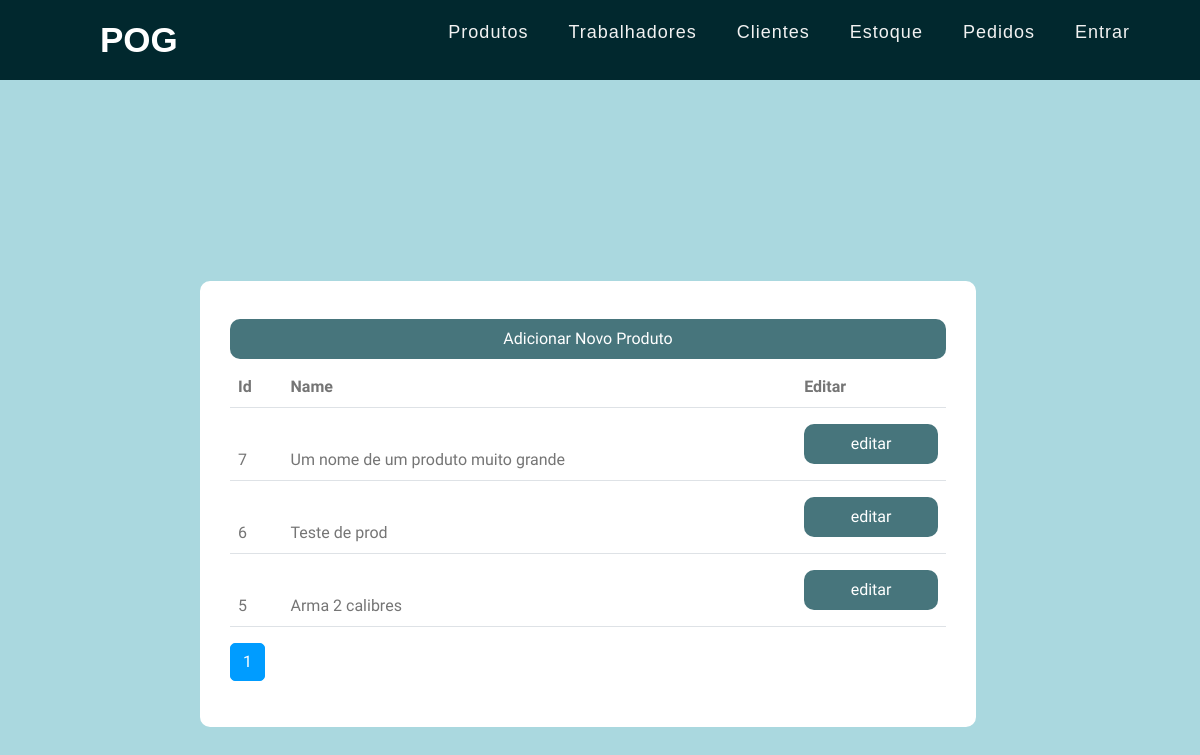
Page /product/ListProduct on the earlier database version.
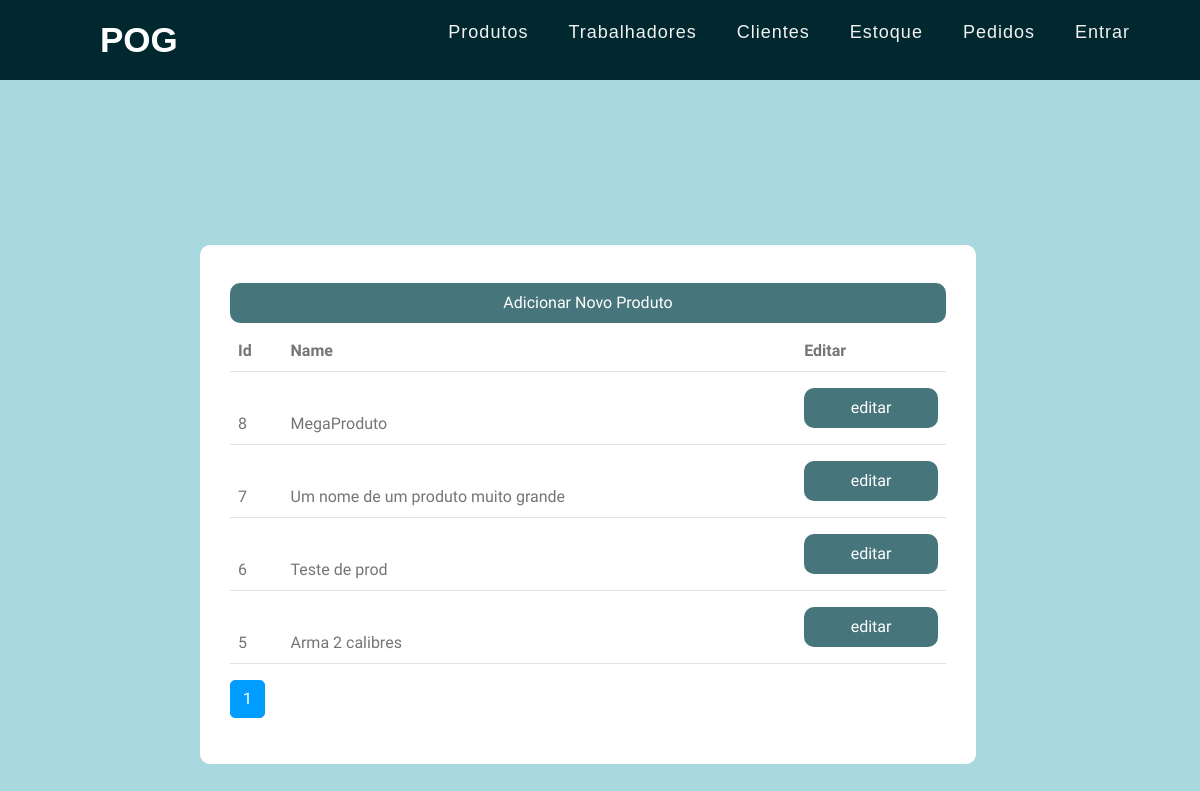
Same page on the later database version.
### product/models.py (models this page shows, shortened)
class Product(models.Model):
    nome = models.CharField(max_length=200)
    data_registro = models.DateTimeField(auto_now_add=True,null=True)

### product/views.py (the view)
# urls.py: path('ListProduct',views.ListProduct,name='ListProduct'),
def ListProduct(request,):
    produtos = Product.objects.all().order_by('-data_registro')
    paginator = Paginator(produtos,5)
    page = request.GET.get("produtos")
    produtos = paginator.get_page(page)
    return render(request,'product/ListProduct.html',{'Products':produtos})

### product/templates/product/ListProduct.html (shortened to what this page needs)
{%extends 'base.html'%}
{%block 'conteudo'%}
<div>
    <div class="row justify-content-center Pcontainer">
        <div class="col-md-8">
            <div class="box" style="width:auto">
                <a  href="/product/AddProduct"><button class="buttonC" >Adicionar Novo Produto</button> </a>
                <table class="table table-hover">
                    <thead>
                        <th scope="col">Id</td>
                        <th scope="col">Name</td>
                        <th scope="col">Editar</td>
                        {% for Product in Products %}
                        <tr>
                            <td scope="row">{{ Product.id }}</td>
                            <td>{{ Product.nome }}</td>
                            <td><a href="EditProduct/{{ Product.id }}"><button   class="buttonC">editar</button></td></a>
                        </tr>
                        {% endfor %}
                    </thead>
                </table>
                <nav aria-label="Navegação de página exemplo">
                    <ul class="pagination">
                        {% for pagina in Products.paginator.page_range %}
                            {% if  Products.number == pagina %}
                            <li class="page-item active">
                                <a class="page-link" href="?produtos={{pagina}}">{{pagina}}</a>
                            </li>
                            {% else %}
                            <li class="page-item">
                                <a class="page-link" href="?produtos={{pagina}}">{{pagina}}</a>
                            </li>
                            {%endif%}
                        {% endfor %}
                    </ul>
                </nav>
            </div>
        </div>
    </div>
</div>
{%endblock%}

Differences in the rows shown:
added Product: id "8", nome "MegaProduto"
